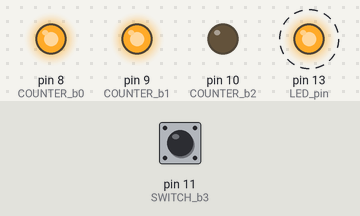
This sketch was run on a simulated Arduino Uno, built with avr-gcc and run on an emulated ATmega328P. On the bench: output pins drawn as LEDs (lit = HIGH). Dashed ring = blinking. The inputs (shaded band) are chosen by the test bench; at power-on: pin 11 (SWITCH_b3) LOW.

Above: at 10.4 s.
10.5 s: pin 11 (SWITCH_b3) pulled HIGH for 2.6 s
At 12.4 s:
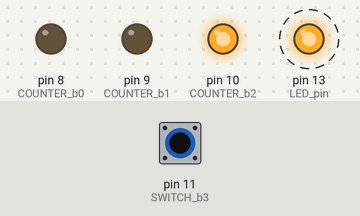
At 16.6 s:
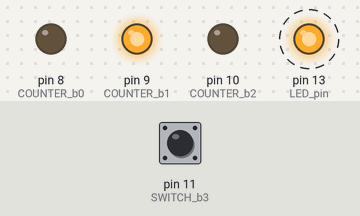
Timing chart, 0 to 25.5 s (numbered marks = the images above; inputs shaded):
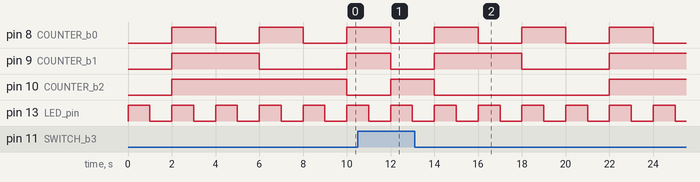

Measured:
- after the input at 10.5 s, pin 10 (COUNTER_b2): LOW → HIGH after 1.5 s instead of 7.5 s
- by itself, pin 8 (COUNTER_b0): alternates HIGH for 2.0 s and LOW for 2.0 s
- by itself, pin 13 (LED_pin): alternates HIGH for 1.0 s and LOW for 1.0 s

The sketch:

counter_b3_sw_directPB.ino
```cpp
/*
 * Counter
 *   Turns an LED on for one second, then off for one second, repeatedly.
 *   Also maintains a counter and displays the least significant bits on port B bits 0,1
 *   Derived from blink.ino contributed to arduino by Scott Fitzgerald
 *
 * Shows:
 *   initialisation of 2 port B lines as OUTPUT (IO lines default to input after reset),
 *   use of integer variable for counting (declaration, initialisation in setup, incrementing
 *     in main loop), and
 *   testing bits 0,1 in myCounter to set/clear port B bits 0,1
 *
 * Introduces functions pinMode(), digitalWrite(), delay() along with setup&loop
 *                      digitalRead()
 */

// NOW EXTENDED TO 3-BIT COUNTING ON PORT B 0-2, WITH
// COUNTING DIRECTION DEPENDING ON PORT B 3
// USING DIRECT PORT B WRITES

// Define signal names in terms of standard Arduino board pin numbers
// (defining pin names and similar constants means no unnecessary const numbers
// are littering the program which is usually then easier to read and check)
#define LED_pin 13
#define COUNTER_b0 8
#define COUNTER_b1 9
#define COUNTER_b2 10
#define MASK_count_b0 1
#define MASK_count_b1 (1 << 1)
#define MASK_count_b2 (1 << 2)

// Define input signals
#define SWITCH_b3  11

// Constant and variable declarations
int myCounter;

// The setup function runs once when you press reset or power the board
void setup() {
  // initialise output pins' data direction
  pinMode(LED_pin, OUTPUT);
  pinMode(COUNTER_b0, OUTPUT);
  pinMode(COUNTER_b1, OUTPUT);
  pinMode(COUNTER_b2, OUTPUT);
  // Note: these now output pins will have value=0 after reset.

  // initialise program variables e.g. counters
  myCounter = 0;
}

// The loop function runs over and over again forever
void loop() {
  digitalWrite(LED_pin, HIGH);  // turn the LED on (HIGH is the voltage level)
  delay(1000);                  // wait for a second
  digitalWrite(LED_pin, LOW);   // turn the LED off by making the voltage LOW
  delay(1000);                  // wait for a second

  // add code for counter update and display
  if (digitalRead(SWITCH_b3))   // (note: not debouncing as this loop has large delays)
    myCounter++;
  else
    myCounter--;
  // individual bits are tested in myCounter then corresponding port B bit
  // set/cleared
  // - direct write to PORTB
  PORTB = myCounter & 7; // mask LS 3 bits
}
```
